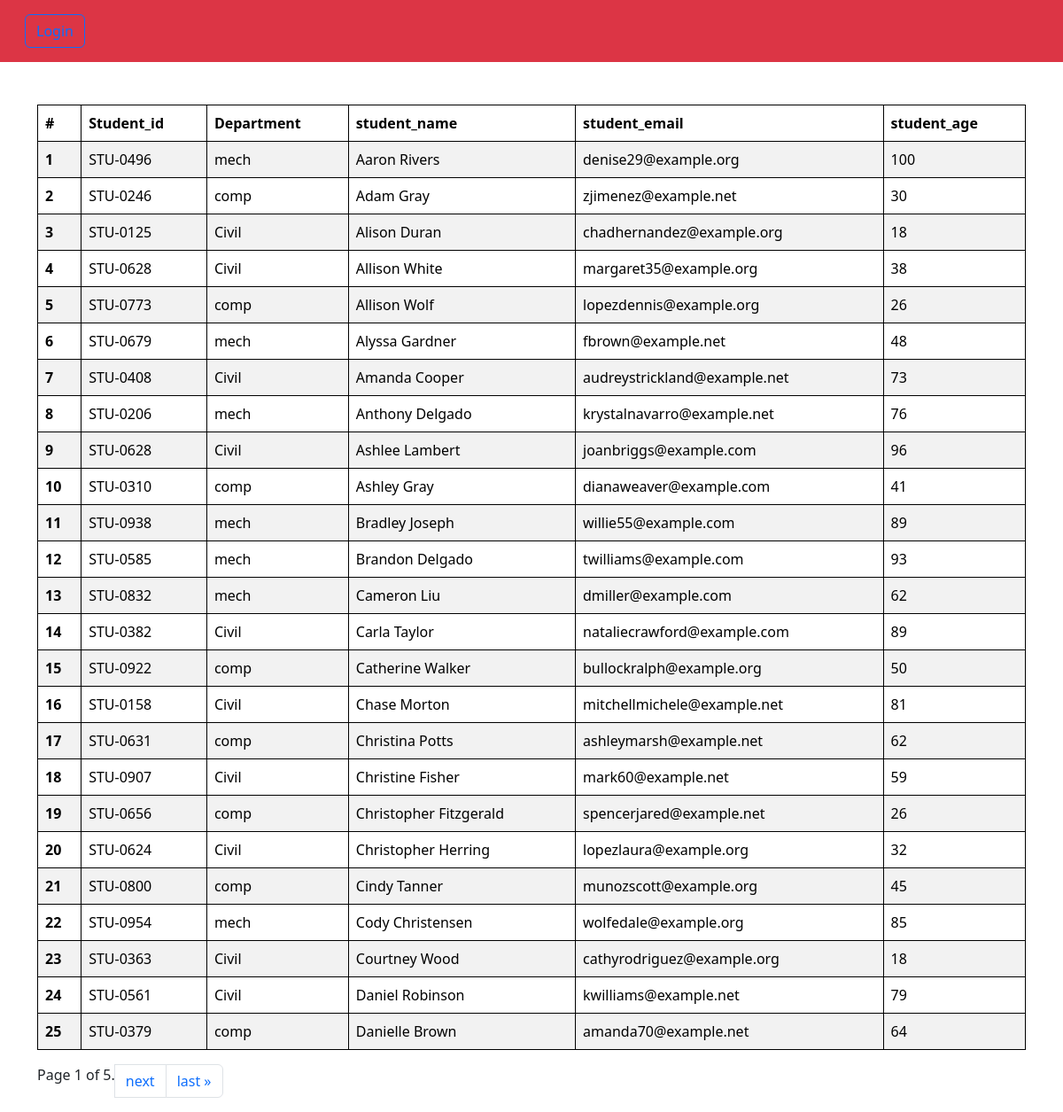
The page /students/ on the database its author committed.
### vege/models.py (models this page shows, shortened)
class Student(models.Model):
    department = models.ForeignKey(Department, related_name='depart', on_delete=models.CASCADE) # department ke sath student ko link kar diya taki pata chale ki kaunse student kaunse department me hai
    student_id = models.OneToOneField(StudentID , related_name='studentid',on_delete=models.CASCADE) # student_id ke sath student ko link kar diya taki pata chale ki kaunse student kaunse student_id ke sath hai
    student_name = models.CharField(max_length=100)
    student_email = models.EmailField(unique=True)
    student_age = models.IntegerField(default=10)
    student_address = models.TextField()
    class Meta:
        ordering = ['student_name'] # student_name ko alphabetical order me show karne ke liye
        verbose_name = 'Student' # admin panel me Student ke jagah Student show hoga

class StudentID(models.Model):
    student_id = models.CharField(max_length=100)
    def __str__(self) -> str:
        return self.student_id

class Department(models.Model):
    department = models.CharField(max_length=100)
    def __str__(self) -> str:
        return self.department
    class Meta:
        ordering = ['department'] # department ko alphabetical order me show karne ke liye

### vege/views.py (the view)
# urls.py: path('students/', get_students, name="get_students")
def get_students(request):
    queryset = Student.objects.all() # sabhi students ko fetch kiya
    paginator = Paginator(queryset, 25)  # Show 25 contacts per page.
    page_number = request.GET.get("page", 1)  # agar page number nahi hai to default 1 set kar diya
    page_obj = paginator.get_page(page_number)
    return render(request, 'report/students.html', {'queryset': page_obj})
    print(page_obj)  # page_obj me current page ka data hai, isse template me use kar sakte hai

### vege/templates/report/students.html (shortened to what this page needs)
{% extends "base.html" %}
{% block start %}
<div class="container mt-5">
<table class="table table-striped">
  <thead>
    <tr>
      <th scope="col">#</th>
      <th scope="col">Student_id</th>
      <th scope="col">Department</th>
      <th scope="col">student_name</th>
      <th scope="col">student_email</th>
      <th scope="col">student_age</th>
    </tr>
  </thead>
  <tbody>
    {% for student in queryset %}
    <tr>
      <th scope="row">{{ forloop.counter }}</th>
      <td>{{ student.student_id }}</td>
      <td>{{ student.department }}</td>
      <td>{{ student.student_name }}</td>
      <td>{{ student.student_email }}</td>
      <td>{{ student.student_age }}</td>
    </tr>
    {% endfor %}
  </tbody>
</table>
    <nav aria-label="Page navigation example">
    <ul class="pagination">
        <span class="current">
            Page {{ queryset.number }} of {{ queryset.paginator.num_pages }}.
        </span>
        {% if queryset.has_next %}
            <li class="page-item"><a class="page-link" href="?page={{ queryset.next_page_number }}">next</a></li>
            <li class="page-item"><a class="page-link" href="?page={{ queryset.paginator.num_pages }}">last &raquo;</a></li>
        {% endif %}
</ul>
</nav>
</div>
{% endblock %}

### home/templates/base.html (shortened to what this page needs)
<!DOCTYPE html>
<html lang="en">
<head>
    <link href="https://cdn.jsdelivr.net/npm/bootstrap@5.3.8/dist/css/bootstrap.min.css" rel="stylesheet">
</head>
<body>
    <nav class="navbar dark p-3 bg-danger shadow-ig">
  <div class="container-fluid">
    <form class="d-flex" role="search">
      {% if request.user.is_authenticated %}
      <a href="/logout/" class="btn btn-outline-success" type="submit">Logout</a>
      {% else %}
      <a href="/login/" class="btn btn-outline-primary" type="submit">Login</a>
      {% endif %}
    </form>
  </div>
</nav>
{% block start %}
{% endblock %}
</body>
</html>

### home/templates/base.html (style rules this page uses)
table, th, td { border: 1px solid black; }

### rows shown on the page
Student: student_id "STU-0496", department "mech", student_name "Aaron Rivers", student_email "denise29@example.org", student_age "100"
Student: student_id "STU-0246", department "comp", student_name "Adam Gray", student_email "zjimenez@example.net", student_age "30"
Student: student_id "STU-0125", department "Civil", student_name "Alison Duran", student_email "chadhernandez@example.org", student_age "18"
Student: student_id "STU-0628", department "Civil", student_name "Allison White", student_email "margaret35@example.org", student_age "38"
Student: student_id "STU-0773", department "comp", student_name "Allison Wolf", student_email "lopezdennis@example.org", student_age "26"
Student: student_id "STU-0679", department "mech", student_name "Alyssa Gardner", student_email "fbrown@example.net", student_age "48"
Student: student_id "STU-0408", department "Civil", student_name "Amanda Cooper", student_email "audreystrickland@example.net", student_age "73"
Student: student_id "STU-0206", department "mech", student_name "Anthony Delgado", student_email "krystalnavarro@example.net", student_age "76"
Student: student_id "STU-0628", department "Civil", student_name "Ashlee Lambert", student_email "joanbriggs@example.com", student_age "96"
Student: student_id "STU-0310", department "comp", student_name "Ashley Gray", student_email "dianaweaver@example.com", student_age "41"
Student: student_id "STU-0938", department "mech", student_name "Bradley Joseph", student_email "willie55@example.com", student_age "89"
Student: student_id "STU-0585", department "mech", student_name "Brandon Delgado", student_email "twilliams@example.com", student_age "93"
Student: student_id "STU-0832", department "mech", student_name "Cameron Liu", student_email "dmiller@example.com", student_age "62"
Student: student_id "STU-0382", department "Civil", student_name "Carla Taylor", student_email "nataliecrawford@example.com", student_age "89"
Student: student_id "STU-0922", department "comp", student_name "Catherine Walker", student_email "bullockralph@example.org", student_age "50"
Student: student_id "STU-0158", department "Civil", student_name "Chase Morton", student_email "mitchellmichele@example.net", student_age "81"
Student: student_id "STU-0631", department "comp", student_name "Christina Potts", student_email "ashleymarsh@example.net", student_age "62"
Student: student_id "STU-0907", department "Civil", student_name "Christine Fisher", student_email "mark60@example.net", student_age "59"
Student: student_id "STU-0656", department "comp", student_name "Christopher Fitzgerald", student_email "spencerjared@example.net", student_age "26"
Student: student_id "STU-0624", department "Civil", student_name "Christopher Herring", student_email "lopezlaura@example.org", student_age "32"
Student: student_id "STU-0800", department "comp", student_name "Cindy Tanner", student_email "munozscott@example.org", student_age "45"
Student: student_id "STU-0954", department "mech", student_name "Cody Christensen", student_email "wolfedale@example.org", student_age "85"
Student: student_id "STU-0363", department "Civil", student_name "Courtney Wood", student_email "cathyrodriguez@example.org", student_age "18"
Student: student_id "STU-0561", department "Civil", student_name "Daniel Robinson", student_email "kwilliams@example.net", student_age "79"
Student: student_id "STU-0379", department "comp", student_name "Danielle Brown", student_email "amanda70@example.net", student_age "64"

### other values the page prints
{{ queryset.number }} "1"
{{ queryset.paginator.num_pages }} "5"
